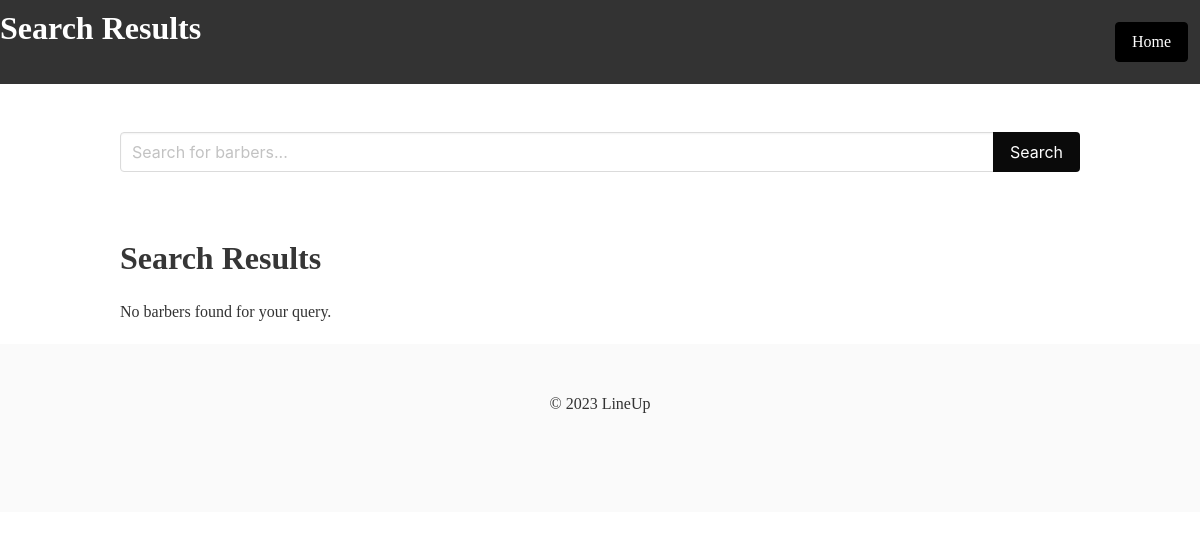
Before: /search-barbers/ with the older database file.
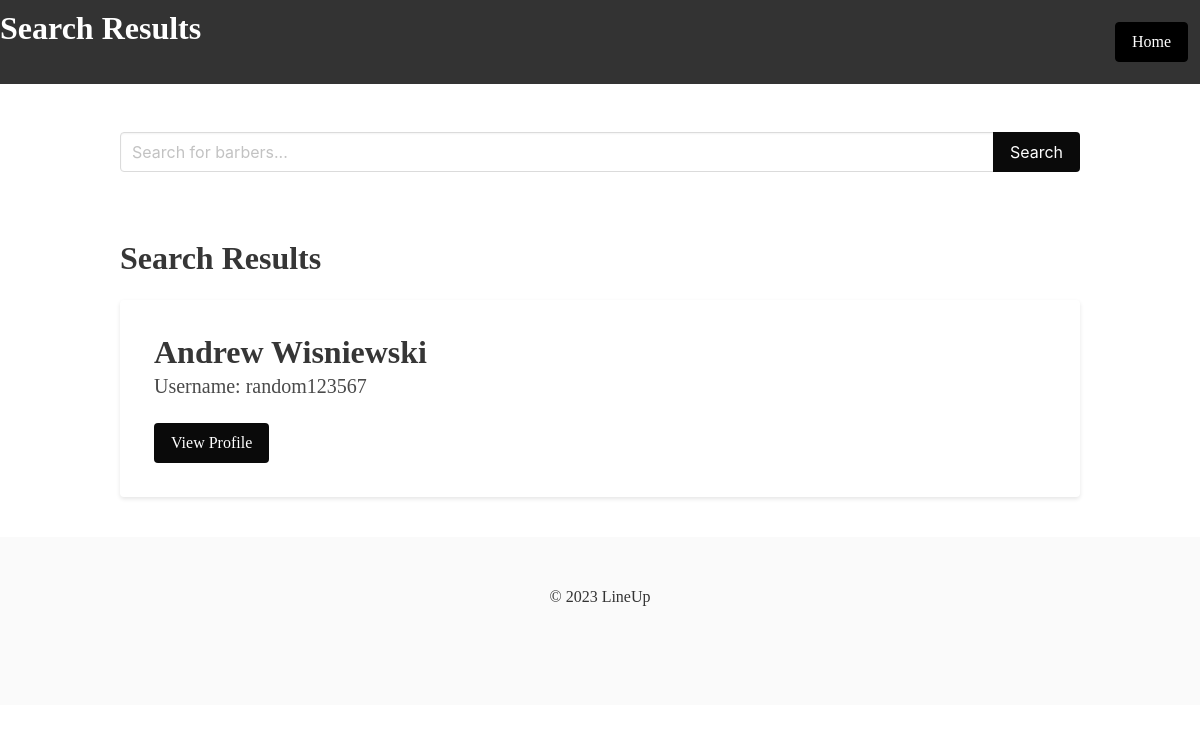
After: the same page with the newer database file.
### LineUp/Barber/models.py (models this page shows, shortened)
class Barber(models.Model):
    user = models.OneToOneField(User, on_delete=models.CASCADE, primary_key=True)
    work_start_time = models.TimeField(default=time(9, 0))  # Default to 9:00 AM
    work_end_time = models.TimeField(default=time(17, 0))   # Default to 5:00 PM
    affiliation_code = models.CharField(max_length=10, blank=True, null=True)

class User(AbstractUser):
    is_customer = models.BooleanField(default=False)
    is_barber = models.BooleanField(default=False)
    is_owner = models.BooleanField(default=False)
    email = models.EmailField(unique=True)
    profile_pic = models.ImageField(upload_to='uploads/', default='images/PIC_0102.JPG')
    first_name = models.CharField(max_length=30, blank=True)
    last_name = models.CharField(max_length=30, blank=True)
    phone_num = models.CharField(max_length=12, blank=True)
    slug = AutoSlugField(populate_from='username', unique=True)

### LineUp/Barber/views.py (the view)
# urls.py: path('search-barbers/', views.search_barbers, name='search_barbers'),
def search_barbers(request):
    query = request.GET.get('query', '')
    if query:
        barbers = Barber.objects.filter(user__username__icontains=query)
    else:
        barbers = Barber.objects.all()
    context = {
        'barbers': barbers,
        'query': query  # Include the query in the context to display it in the search bar
    }
    return render(request, 'Barber/search_template.html', context)

### LineUp/Barber/templates/Barber/search_template.html (shortened to what this page needs)
<!DOCTYPE html>
<html lang="en">
<head>
    <link rel="stylesheet" href="https://cdn.jsdelivr.net/npm/bulma@0.9.3/css/bulma.min.css">
</head>
<body>
    <nav class="navbar">
        <div class="container">
            <h1 class="title has-text-white">Search Results</h1>
        </div>
        <div class="column has-text-right">
            <a href="{% url 'index' %}" class="button">Home</a>
        </div>
    </nav>
    <section class="section">
        <div class="container">
            <form action="{% url 'search_barbers' %}" method="get">
                <div class="field has-addons">
                    <div class="control is-expanded">
                        <input class="input" type="text" name="query" value="{{ query }}" placeholder="Search for barbers...">
                    </div>
                    <div class="control">
                        <button class="button is-black" type="submit">Search</button>
                    </div>
                </div>
            </form>
        </div>
    </section>
    <section class="search-results">
        <div class="container">
            <h1 class="title">Search Results</h1>
            {% if barbers %}
                {% for barber in barbers %}
                    <div class="card search-item">
                        <div class="card-content">
                            <p class="title">{{ barber.user.get_full_name }}</p>
                            <p class="subtitle">Username: {{ barber.user.username }}</p>
                            <a href="{% url 'barberProfileView' slug=barber.user.slug %}" class="button is-black">View Profile</a>
                        </div>
                    </div>
                {% endfor %}
            {% else %}
                <p>No barbers found for your query.</p>
            {% endif %}
        </div>
    </section>
    <footer class="footer">
        <div class="content has-text-centered">
            <p>&copy; 2023 LineUp</p>
        </div>
    </footer>
</body>
</html>

Changed rows visible on the page:
added Barber: user.get_full_name "Andrew Wisniewski", user.username "random123567"
Other visible differences:
text no longer shown: "No barbers found for your query."
